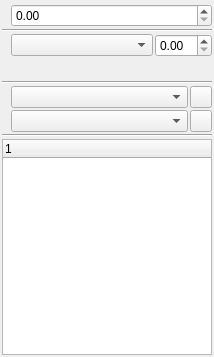
<?xml version="1.0" encoding="UTF-8"?>
<ui version="4.0">
 <class>PropertiesPalette_TextBase</class>
 <widget class="QWidget" name="PropertiesPalette_TextBase">
  <property name="geometry">
   <rect>
    <x>0</x>
    <y>0</y>
    <width>214</width>
    <height>357</height>
   </rect>
  </property>
  <property name="windowTitle">
   <string>Form</string>
  </property>
  <layout class="QVBoxLayout" name="verticalLayout">
   <property name="spacing">
    <number>2</number>
   </property>
   <property name="margin">
    <number>2</number>
   </property>
   <item>
    <widget class="FontComboH" name="fonts" native="true"/>
   </item>
   <item>
    <layout class="QHBoxLayout" name="horizontalLayout">
     <item>
      <widget class="QLabel" name="fontSizeLabel">
       <property name="sizePolicy">
        <sizepolicy hsizetype="Preferred" vsizetype="Fixed">
         <horstretch>0</horstretch>
         <verstretch>0</verstretch>
        </sizepolicy>
       </property>
       <property name="text">
        <string/>
       </property>
       <property name="pixmap">
        <pixmap>../../resources/icons/Zeichen.xpm</pixmap>
       </property>
       <property name="alignment">
        <set>Qt::AlignLeading|Qt::AlignLeft|Qt::AlignVCenter</set>
       </property>
      </widget>
     </item>
     <item>
      <widget class="ScrSpinBox" name="fontSize">
       <property name="sizePolicy">
        <sizepolicy hsizetype="MinimumExpanding" vsizetype="Fixed">
         <horstretch>0</horstretch>
         <verstretch>0</verstretch>
        </sizepolicy>
       </property>
      </widget>
     </item>
    </layout>
   </item>
   <item>
    <widget class="Line" name="line_3">
     <property name="orientation">
      <enum>Qt::Horizontal</enum>
     </property>
    </widget>
   </item>
   <item>
    <layout class="QHBoxLayout" name="horizontalLayout_2">
     <item>
      <widget class="QLabel" name="lineSpacingLabel">
       <property name="sizePolicy">
        <sizepolicy hsizetype="Preferred" vsizetype="Fixed">
         <horstretch>0</horstretch>
         <verstretch>0</verstretch>
        </sizepolicy>
       </property>
       <property name="text">
        <string/>
       </property>
       <property name="pixmap">
        <pixmap>../../resources/icons/linespacing2.png</pixmap>
       </property>
      </widget>
     </item>
     <item>
      <widget class="QComboBox" name="lineSpacingModeCombo">
       <property name="sizePolicy">
        <sizepolicy hsizetype="MinimumExpanding" vsizetype="Fixed">
         <horstretch>0</horstretch>
         <verstretch>0</verstretch>
        </sizepolicy>
       </property>
      </widget>
     </item>
     <item>
      <widget class="ScrSpinBox" name="lineSpacing">
       <property name="sizePolicy">
        <sizepolicy hsizetype="Preferred" vsizetype="Fixed">
         <horstretch>0</horstretch>
         <verstretch>0</verstretch>
        </sizepolicy>
       </property>
      </widget>
     </item>
    </layout>
   </item>
   <item>
    <layout class="QHBoxLayout" name="horizontalLayout_5">
     <item>
      <widget class="AlignSelect" name="textAlignment" native="true"/>
     </item>
     <item>
      <spacer name="horizontalSpacer">
       <property name="orientation">
        <enum>Qt::Horizontal</enum>
       </property>
       <property name="sizeHint" stdset="0">
        <size>
         <width>40</width>
         <height>20</height>
        </size>
       </property>
      </spacer>
     </item>
    </layout>
   </item>
   <item>
    <widget class="Line" name="line">
     <property name="orientation">
      <enum>Qt::Horizontal</enum>
     </property>
    </widget>
   </item>
   <item>
    <layout class="QHBoxLayout" name="horizontalLayout_3">
     <item>
      <widget class="QLabel" name="paraStyleLabel">
       <property name="sizePolicy">
        <sizepolicy hsizetype="Preferred" vsizetype="Fixed">
         <horstretch>0</horstretch>
         <verstretch>0</verstretch>
        </sizepolicy>
       </property>
       <property name="text">
        <string/>
       </property>
       <property name="pixmap">
        <pixmap>../../resources/icons/Zeichen.xpm</pixmap>
       </property>
      </widget>
     </item>
     <item>
      <widget class="ParaStyleComboBox" name="paraStyleCombo">
       <property name="sizePolicy">
        <sizepolicy hsizetype="MinimumExpanding" vsizetype="Fixed">
         <horstretch>0</horstretch>
         <verstretch>0</verstretch>
        </sizepolicy>
       </property>
      </widget>
     </item>
     <item>
      <widget class="QToolButton" name="paraStyleClear">
       <property name="maximumSize">
        <size>
         <width>22</width>
         <height>22</height>
        </size>
       </property>
       <property name="text">
        <string/>
       </property>
       <property name="icon">
        <iconset>
         <normaloff>../../resources/icons/16/edit-clear.png</normaloff>../../resources/icons/16/edit-clear.png</iconset>
       </property>
      </widget>
     </item>
    </layout>
   </item>
   <item>
    <layout class="QHBoxLayout" name="horizontalLayout_4">
     <item>
      <widget class="QLabel" name="charStyleLabel">
       <property name="sizePolicy">
        <sizepolicy hsizetype="Preferred" vsizetype="Fixed">
         <horstretch>0</horstretch>
         <verstretch>0</verstretch>
        </sizepolicy>
       </property>
       <property name="text">
        <string/>
       </property>
       <property name="pixmap">
        <pixmap>../../resources/icons/Zeichen.xpm</pixmap>
       </property>
      </widget>
     </item>
     <item>
      <widget class="CharStyleComboBox" name="charStyleCombo">
       <property name="sizePolicy">
        <sizepolicy hsizetype="MinimumExpanding" vsizetype="Fixed">
         <horstretch>0</horstretch>
         <verstretch>0</verstretch>
        </sizepolicy>
       </property>
      </widget>
     </item>
     <item>
      <widget class="QToolButton" name="charStyleClear">
       <property name="maximumSize">
        <size>
         <width>22</width>
         <height>22</height>
        </size>
       </property>
       <property name="text">
        <string/>
       </property>
       <property name="icon">
        <iconset>
         <normaloff>../../resources/icons/16/edit-clear.png</normaloff>../../resources/icons/16/edit-clear.png</iconset>
       </property>
      </widget>
     </item>
    </layout>
   </item>
   <item>
    <widget class="Line" name="line_2">
     <property name="orientation">
      <enum>Qt::Horizontal</enum>
     </property>
    </widget>
   </item>
   <item>
    <widget class="ScTreeWidget" name="textTree"/>
   </item>
  </layout>
 </widget>
 <customwidgets>
  <customwidget>
   <class>FontComboH</class>
   <extends>QWidget</extends>
   <header>ui/fontcombo.h</header>
   <container>1</container>
  </customwidget>
  <customwidget>
   <class>ScrSpinBox</class>
   <extends>QDoubleSpinBox</extends>
   <header>ui/scrspinbox.h</header>
  </customwidget>
  <customwidget>
   <class>CharStyleComboBox</class>
   <extends>QComboBox</extends>
   <header>ui/spalette.h</header>
  </customwidget>
  <customwidget>
   <class>ScTreeWidget</class>
   <extends>QTreeWidget</extends>
   <header>ui/sctreewidget.h</header>
  </customwidget>
  <customwidget>
   <class>ParaStyleComboBox</class>
   <extends>QComboBox</extends>
   <header>ui/spalette.h</header>
  </customwidget>
  <customwidget>
   <class>AlignSelect</class>
   <extends>QWidget</extends>
   <header>ui/alignselect.h</header>
   <container>1</container>
  </customwidget>
 </customwidgets>
 <resources/>
 <connections/>
</ui>
